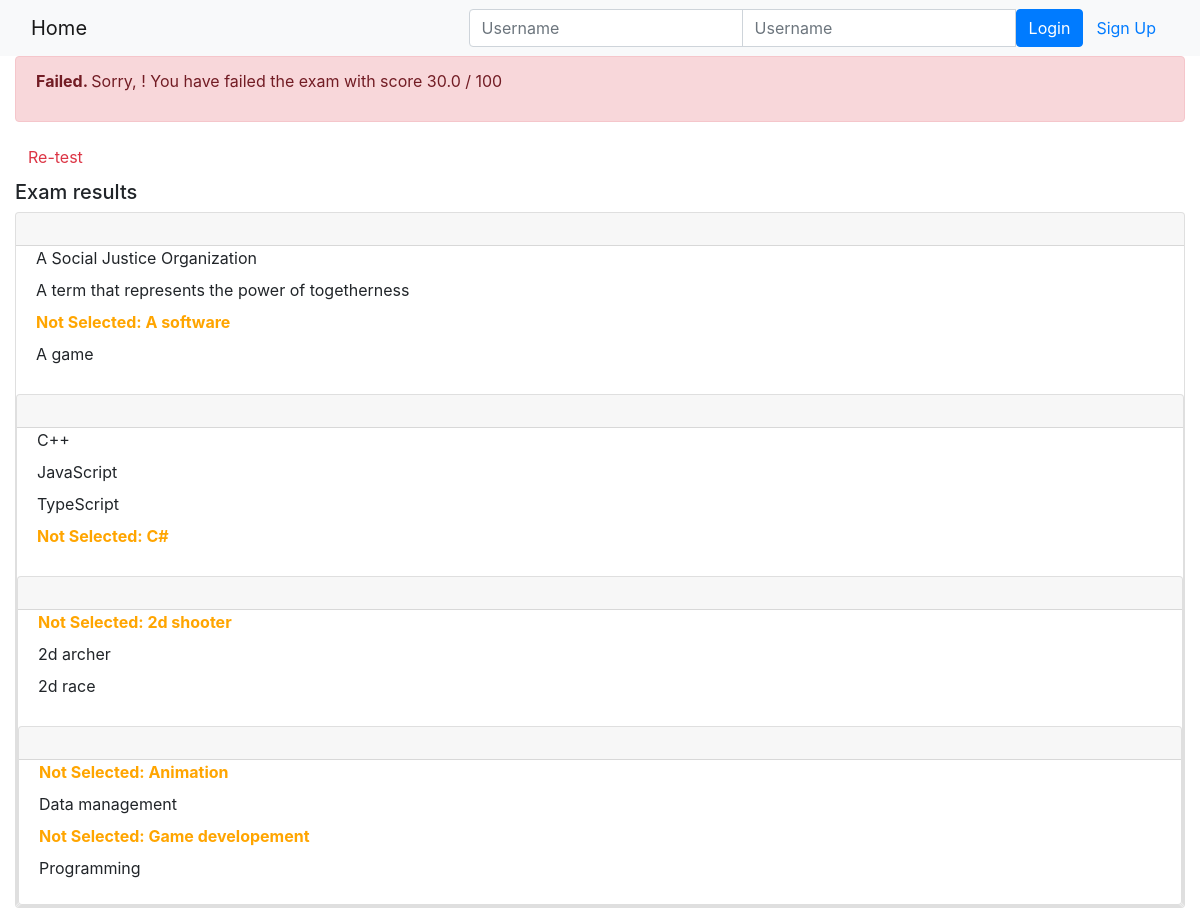
Screenshot of /onlinecourse/course/5/submission/5/result/ with the database file from the repository.
### onlinecourse/models.py (models this page shows, shortened)
class Question(models.Model):
    course = models.ForeignKey(Course, on_delete=models.CASCADE,null=True)
    text = models.CharField(max_length=150,null=True)
    grade = models.FloatField()

class Choice(models.Model):
    question = models.ForeignKey(Question, on_delete=models.CASCADE,null=True)
    text = models.CharField(max_length=150,null=True )
    is_correct = models.BooleanField()

### onlinecourse/views.py (the view)
# urls.py: path('course/<int:course_id>/submission/<int:submission_id>/result/', views.show_exam_result, name = 'show_exam_result'),
def show_exam_result(request, course_id, submission_id):
    context = {}
    course = get_object_or_404(Course, pk=course_id)
    submission = get_object_or_404(Submission, pk=submission_id)
    selected_choices = Submission.objects.filter(id = submission_id).values_list('choices', flat=True)
    grade = 0
    for i in submission.choices.all().filter(is_correct=True).values_list('question_id'):
        grade += Question.objects.filter(id=i[0]).first().grade
    context['course'] = course
    context['selected_ids'] = selected_choices
    context['grade'] = grade
    return render(request, 'onlinecourse/exam_result_bootstrap.html', context)

### onlinecourse/templates/onlinecourse/exam_result_bootstrap.html (shortened to what this page needs)
<!DOCTYPE html>
<html lang="en">
<head>
    {% load static %}
    <link rel="stylesheet" href="https://maxcdn.bootstrapcdn.com/bootstrap/4.5.2/css/bootstrap.min.css">
</head>
<body>
 <nav class="navbar navbar-light bg-light">
    <div class="container-fluid">
        <div class="navbar-header">
              <a class="navbar-brand" href="{% url 'onlinecourse:index' %}">Home</a>
        </div>
        <ul class="nav navbar-nav navbar-right">
            {% if user.is_authenticated %}
            <li>
                <a class="btn btn-link" href="#">{{ user.first_name }}({{ user.username }})</a>
                <a class="btn btn-link" href="{% url 'onlinecourse:logout' %}">Logout</a>
            </li>
            {% else %}
            <li>
                <form class="form-inline" action="{% url 'onlinecourse:login' %}" method="post">
                    <div class="input-group">
                        <input type="text" class="form-control" placeholder="Username" name="username" >
                        <input type="password" class="form-control" placeholder="Username" name="psw" >
                        <button class="btn btn-primary" type="submit">Login</button>
                        <a class="btn btn-link" href="{% url 'onlinecourse:registration' %}">Sign Up</a>
                    </div>
                </form>
            </li>
            {% endif %}
        </ul>
    </div>
</nav>
<div class="container-fluid">
    {% if grade > 80 %}
    <div class="alert alert-success">
       <p><b>Congratulations, {{user.first_name}}! </b>You have passed the exam and completed the course with score {{grade}} / 100</p>
    </div>
        {% else %}
        <div class="alert alert-danger">
            <p><b>Failed. </b>Sorry, {{user.first_name}}! You have failed the exam with score {{grade}} / 100</p>
        </div>
        <a class="btn btn-link text-danger" href="{% url 'onlinecourse:course_details' course.id %}">Re-test</a>
        {% endif %}
        <div class="card-columns-vertical mt-1">
        <h5 class="">Exam results</h5>
            {% for question in course.question_set.all %}
            <div class="card mt-1">
                <div class="card-header"><h5 style="font-weight:bold">{{ question.question_text}}</h5></div>
                <div class="form-group">
                    {% for choice in question.choice_set.all %}
                    <div class="form-check">
                        {% if choice.id in selected_ids %}
                            {% if choice.is_correct == True %}
                                <label style="color:#2ea94a;font-weight:bold">Correct answer: {{choice.text}}</label>
                            {% else %}
                                <label style="color:red;font-weight:bold">Wrong answer: {{choice.text}}</label>
                            {% endif %}
                        {% elif choice.id not in selected_ids and choice.is_correct == True %}
                            <label style="color:#ffa500;font-weight:bold">Not Selected: {{choice.text}}</label>
                        {% else %}
                            <label>{{choice.text}}</label>
                        {% endif %}
                    </div>
                    {% endfor %}
                </div>
            {% endfor %}
        </div>
    </div>
</body>
</html>

### rows the page displays
Choice: text "A Social Justice Organization"
Choice: text "A term that represents the power of togetherness"
Choice: text "A software"
Choice: text "A game"
Choice: text "C++"
Choice: text "JavaScript"
Choice: text "TypeScript"
Choice: text "C#"
Choice: text "2d shooter"
Choice: text "2d archer"
Choice: text "2d race"
Choice: text "Animation"
Choice: text "Data management"
Choice: text "Game developement"
Choice: text "Programming"

### other values shown
{{ grade }} "30.0"
